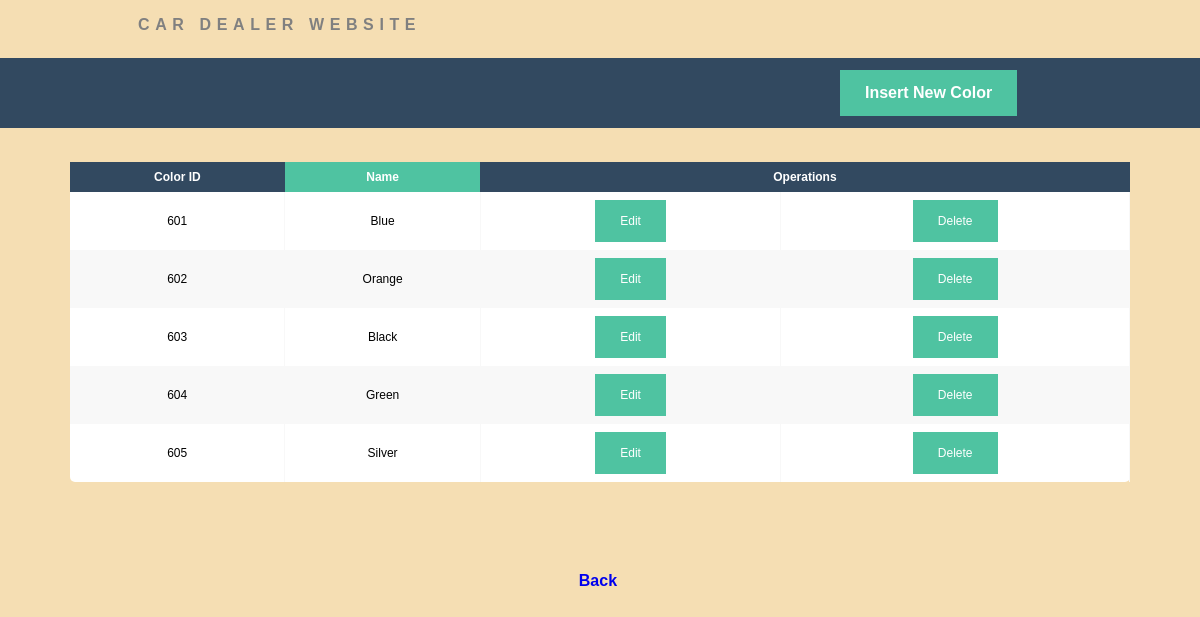
Screenshot of /display_color.php with the database file from the repository.
### tables this page shows
CREATE TABLE IF NOT EXISTS `color` (
  `color_id` int(11) NOT NULL,
  `color_name` varchar(20) NOT NULL,
  PRIMARY KEY (`color_id`)
);

### display_color.php (the view, shortened to what this page needs)
<?php
include("connection.php");
$query="SELECT * FROM color ORDER BY `color`.`color_id` ASC";
$data = mysqli_query($conn,$query);
$total= mysqli_num_rows($data);
		if($total!=0)
		{
?>
<div class="grid-container">
<div class=top>
			<div class="inner">
				<a href="index.php" class="logo">
					<span class="fa fa-car"></span> <span class="title">Car Dealer Website</span>
				</a>
			</div>
			<div class="inner2">
				<b><a class="links"  href='insert_color.php'>Insert New Color</a></b>
			</div>
</div>
<div class="table-wrapper">
   <table class="fl-table">
       <thead>
        <tr>
           <th>Color ID</th>
           <th>Name</th>
		   <th colspan="2">Operations</th>
        </tr>
        </thead>
         <tbody>
<?php
			while($result=mysqli_fetch_assoc($data))
			{
				echo "<tr>
				   <td>".$result['color_id']."</td>
				   <td>".$result['color_name']."</td>
				   <td> <a class='links' href='update_color.php?color_id=$result[color_id]&color_name=$result[color_name]'>Edit</a></td>
				   <td><a class='links' href='delete_color.php?color_id=$result[color_id]' onclick='return checkdelete()'>Delete</a></td>
			</tr>";
			}
		}
		else
		{
			echo "No Records";
		}
?>
</table>
<br><br><br><br><br>
<b><a class="link2" href='index.php'>Back</a></b>
</div>
</div>

### display_color.php (style rules this page uses)
td { padding: 10px; }
html, body, .grid-container { height: 100%; margin: 0; }
.grid-container { display: grid; grid-template-columns: 1fr; grid-template-rows: 0.3fr 1.7fr; gap: 0px 0px; grid-template-areas: "top" "main"; }
.top { grid-area: top; //backgroun:yellow; padding-top: 1.3%; padding-lef: 40px; }
.table-wrapper { padding-top: 2%; grid-area: main; }
* { box-sizing: border-box; -webkit-box-sizing: border-box; -moz-box-sizing: border-box; }
.table-wrapper { margin: 10px 70px 70px; //box-shdow: 0px 35px 50px rgba( 0, 0, 0, 0.2 ); }
.fl-table { border-radius: 5px; font-size: 12px; font-weight: normal; border: none; border-collapse: collapse; width: 100%; max-width: 100%; white-space: nowrap; background-color: white; }
.fl-table td, .fl-table th { text-align: center; padding: 8px; }
.fl-table td { border-right: 1px solid #f8f8f8; font-size: 12px; }
.fl-table thead th { color: #ffffff; background: #4FC3A1; }
.fl-table thead th:nth-child(odd) { color: #ffffff; background: #324960; }
.fl-table tr:nth-child(even) { background: #F8F8F8; }
.top .logo { display: block; border-bottom: 0; color: gray; font-weight: 900; letter-spacing: 0.35em; margin: 0 0 1.5em 8em; text-decoration: none; text-transform: uppercase; display: inline-block; }
.top .logo > * { display: inline-block; vertical-align: middle; }
.top .inner { width:50%; //backgroun: red; }
.top .inner2 { background: #324960; padding-left:70%; padding-top:1%; padding-bottom:1%; }
.links { //background-clr: pink; color: white; padding: 14px 25px; text-align: center; text-decoration: none; display: inline-block; }
.links { background-color: #4FC3A1; }
.link2 { text-decoration: none; padding-left: 48%; }

### rows the page displays
color: color_id "601", color_name "Blue"
color: color_id "602", color_name "Orange"
color: color_id "603", color_name "Black"
color: color_id "604", color_name "Green"
color: color_id "605", color_name "Silver"
